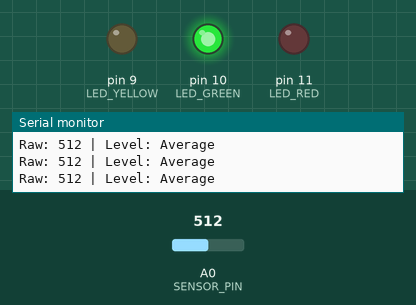
Recording of a sketch running on a simulated Arduino Uno, built with avr-gcc and run on an emulated ATmega328P. Parts: output pins drawn as LEDs (lit = HIGH), the last lines printed to the serial monitor. The test bench sets the inputs (shaded band); at power-on: A0 (SENSOR_PIN) = 512.

Above: at 1.3 s.
1.4 s: A0 (SENSOR_PIN) set to 589
2.9 s: A0 (SENSOR_PIN) set to 610
At 4.2 s:
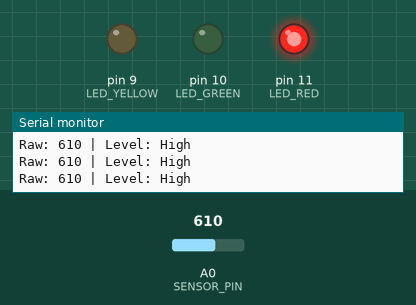
4.5 s: A0 (SENSOR_PIN) set to 290
At 5.6 s:
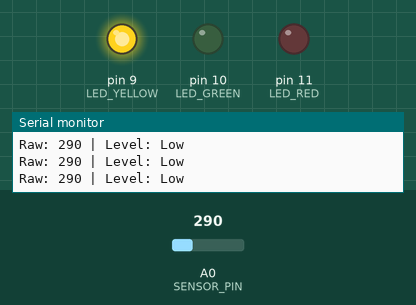
6.0 s: A0 (SENSOR_PIN) set to 311
At 6.7 s:
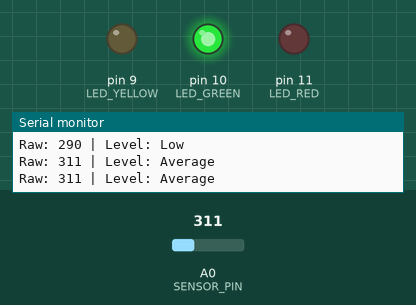
7.5 s: A0 (SENSOR_PIN) set to 122
At 7.9 s:
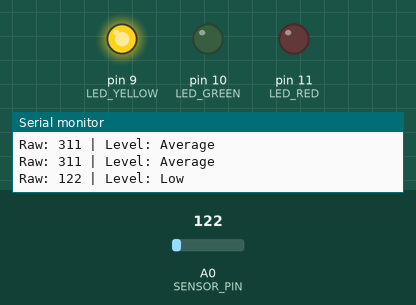
Timing chart, 0 to 10.0 s (numbered marks = the images above; inputs shaded):
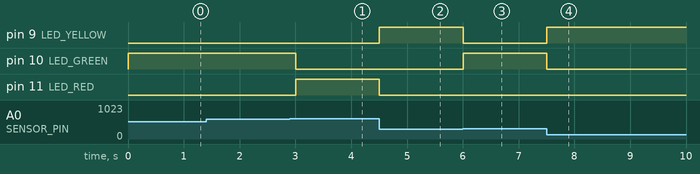

The sketch:

WaterLevel.ino
```cpp
#define SENSOR_PIN  A0
#define LED_YELLOW  9   // Low
#define LED_GREEN   10  // Average
#define LED_RED     11  // High

// Calibration values — adjust based on your sensor
#define LOW_THRESHOLD     300
#define HIGH_THRESHOLD    600

int readWaterLevel() {
  return analogRead(SENSOR_PIN);
}

const char* getLevel(int raw) {
  if (raw < LOW_THRESHOLD)  return "Low";
  if (raw < HIGH_THRESHOLD) return "Average";
  return "High";
}

void setLEDs(const char* level) {
  digitalWrite(LED_YELLOW, LOW);
  digitalWrite(LED_GREEN,  LOW);
  digitalWrite(LED_RED,    LOW);

  if (strcmp(level, "Low") == 0)     digitalWrite(LED_YELLOW, HIGH);
  else if (strcmp(level, "Average") == 0) digitalWrite(LED_GREEN, HIGH);
  else                               digitalWrite(LED_RED, HIGH);
}

void setup() {
  Serial.begin(9600);
  pinMode(LED_YELLOW, OUTPUT);
  pinMode(LED_GREEN,  OUTPUT);
  pinMode(LED_RED,    OUTPUT);
}

void loop() {
  int raw = readWaterLevel();
  const char* level = getLevel(raw);

  setLEDs(level);

  Serial.print("Raw: ");
  Serial.print(raw);
  Serial.print(" | Level: ");
  Serial.println(level);

  delay(500);
}
```

Measured:
- the behaviour switches between 599 and 600 on A0 (SENSOR_PIN) (found by bisection; images 0 and 1)
- the behaviour switches between 299 and 300 on A0 (SENSOR_PIN) (found by bisection; images 2 and 3)
- after the input at 2.9 s, pin 10 (LED_GREEN): HIGH → LOW after 0.10 s; pin 11 (LED_RED): LOW → HIGH after 0.10 s
- after the input at 4.5 s, pin 9 (LED_YELLOW): LOW → HIGH at once; pin 11 (LED_RED): HIGH → LOW at once
- after the input at 6.0 s, pin 9 (LED_YELLOW): HIGH → LOW at once; pin 10 (LED_GREEN): LOW → HIGH at once
- after the input at 7.5 s, pin 9 (LED_YELLOW): LOW → HIGH at once; pin 10 (LED_GREEN): HIGH → LOW at once
